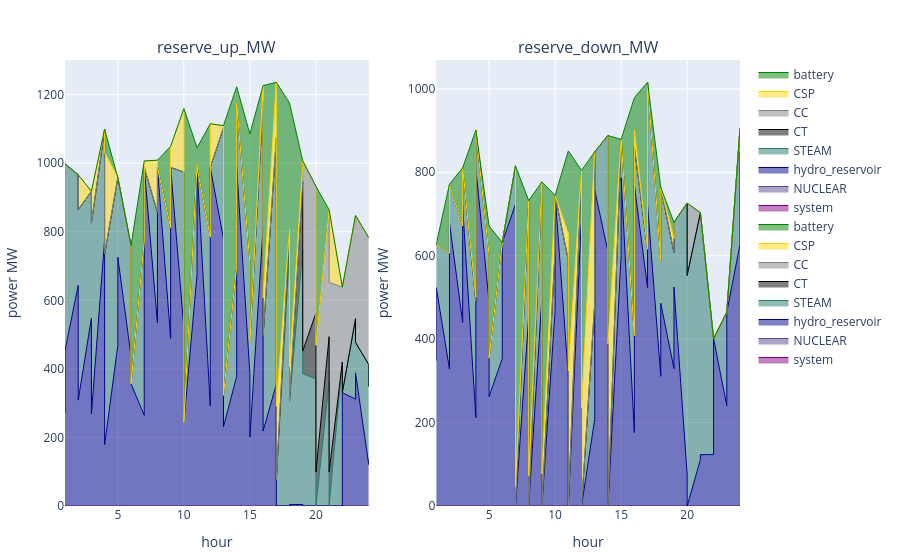

The notebook cell saved with this chart:
### Code cell
# p1 = plot_reserve_by_fieldy(reserve_uc_, :reserve_up_MW, :resource)
dissagregate_by_battery = false
if !dissagregate_by_battery
    p2 = plot_reserve(reserve_uc)
else
    p1 = plot_reserve_by_fieldy(s_uc.reserve[(s_uc.reserve.configuration .== config_1) .&  (s_uc.reserve.day .== day_) .&  (s_uc.reserve.resource .== "battery"),:], :reserve_up_MW, :r_id)
    p2 = plot_reserve_by_fieldy(s_uc.reserve[(s_uc.reserve.configuration .== config_1) .&  (s_uc.reserve.day .== day_) .&  (s_uc.reserve.resource .== "battery"),:], :reserve_down_MW, :r_id)
    [p1 p2]
end

### Figure 1 — Plotly figure (JSON) as saved in the notebook; plotly's stock layout.template omitted (floating-point values rounded to 4 significant figures)
{"data": [{"line": {"color": "purple", "shape": "line", "width": 1}, "mode": "lines", "name": "system", "stackgroup": 1, "type": "scatter", "x": [1, 2, 3, 4, 5, 6, 7, 8, 9, 10, 11, 12, 13, 14, 15, 16, 17, 18, 19, 20, 21, 22, 23, 24, 1, 2, 3, 4, 5, 6, 7, 8, 9, 10, 11, 12, 13, 14, 15, 16, 17, 18, 19, 20, 21, 22, 23, 24], "xaxis": "x1", "y": [null, null, null, null, null, null, null, null, null, null, null, null, null, null, null, null, null, null, null, null, null, null, null, null, null, null, null, null, null, null, null, null, null, null, null, null, null, null, null, null, null, null, null, null, null, null, null, null], "yaxis": "y1"}, {"line": {"color": "rgba(95, 70, 144, 1)", "shape": "line", "width": 1}, "mode": "lines", "name": "NUCLEAR", "stackgroup": 1, "type": "scatter", "x": [1, 2, 3, 4, 5, 6, 7, 8, 9, 10, 11, 12, 13, 14, 15, 16, 17, 18, 19, 20, 21, 22, 23, 24, 1, 2, 3, 4, 5, 6, 7, 8, 9, 10, 11, 12, 13, 14, 15, 16, 17, 18, 19, 20, 21, 22, 23, 24], "xaxis": "x1", "y": [0, 0, 0, 0, 0, 0, 0, 0, 0, 0, 0, 0, 0, 0, 0, 0, 0, 0, 0, 0, 0, 0, 0, 0, 0, 0, 0, 0, 0, 0, 0, 0, 0, 0, 0, 0, 0, 0, 0, 0, 0, 0, 0, 0, 0, 0, 0, 0], "yaxis": "y1"}, {"line": {"color": "darkblue", "shape": "line", "width": 1}, "mode": "lines", "name": "hydro_reservoir", "stackgroup": 1, "type": "scatter", "x": [1, 2, 3, 4, 5, 6, 7, 8, 9, 10, 11, 12, 13, 14, 15, 16, 17, 18, 19, 20, 21, 22, 23, 24, 1, 2, 3, 4, 5, 6, 7, 8, 9, 10, 11, 12, 13, 14, 15, 16, 17, 18, 19, 20, 21, 22, 23, 24], "xaxis": "x1", "y": [271.2, 643.3, 548.1, 776.1, 468, 437.0, 264.6, 534.0, 489.2, 520, 676, 292.2, 780, 378.0, 387.1, 812, 354.7, 0, 4.554, 0, 0, 0, 312, 120.4, 453.7, 308.9, 269.3, 179.2, 725.7, 356.4, 988, 988, 988, 243.4, 988, 988, 231.0, 988, 201.1, 218.7, 0, 3.992, 0, 0, 0, 330.3, 388.3, 138.5], "yaxis": "y1"}, {"line": {"color": "rgba(36, 121, 108, 1)", "shape": "line", "width": 1}, "mode": "lines", "name": "STEAM", "stackgroup": 1, "type": "scatter", "x": [1, 2, 3, 4, 5, 6, 7, 8, 9, 10, 11, 12, 13, 14, 15, 16, 17, 18, 19, 20, 21, 22, 23, 24, 1, 2, 3, 4, 5, 6, 7, 8, 9, 10, 11, 12, 13, 14, 15, 16, 17, 18, 19, 20, 21, 22, 23, 24], "xaxis": "x1", "y": [695.0, 323.0, 369.8, 323.0, 489.7, 323.0, 509.0, 323.0, 323.0, 454.2, 323.0, 492.2, 323.0, 323.0, 323.0, 368.4, 719.0, 743.0, 743.0, 371.0, 362.0, 420, 234.3, 292.2, 544.5, 556.0, 556.0, 556.0, 232.0, 0, 0, 0, 0, 0, 0, 0, 92.0, 184.0, 278.0, 278.0, 76.02, 302.0, 385.8, 0, 0, 0, 89.05, 210], "yaxis": "y1"}, {"line": {"color": "black", "shape": "line", "width": 1}, "mode": "lines", "name": "CT", "stackgroup": 1, "type": "scatter", "x": [1, 2, 3, 4, 5, 6, 7, 8, 9, 10, 11, 12, 13, 14, 15, 16, 17, 18, 19, 20, 21, 22, 23, 24, 1, 2, 3, 4, 5, 6, 7, 8, 9, 10, 11, 12, 13, 14, 15, 16, 17, 18, 19, 20, 21, 22, 23, 24], "xaxis": "x1", "y": [0, 0, 0, 0, 0, 0, 0, 0, 0, 0, 0, 0, 0, 0, 0, 0, 0, 66, 198, 191.7, 132, 0, 0, 0, 0, 0, 0, 0, 0, 0, 0, 0, 0, 0, 0, 0, 0, 0, 0, 0, 0, 0, 66, 99, 99, 0, 0, 0], "yaxis": "y1"}, {"line": {"color": "grey", "shape": "line", "width": 1}, "mode": "lines", "name": "CC", "stackgroup": 1, "type": "scatter", "x": [1, 2, 3, 4, 5, 6, 7, 8, 9, 10, 11, 12, 13, 14, 15, 16, 17, 18, 19, 20, 21, 22, 23, 24, 1, 2, 3, 4, 5, 6, 7, 8, 9, 10, 11, 12, 13, 14, 15, 16, 17, 18, 19, 20, 21, 22, 23, 24], "xaxis": "x1", "y": [0, 0, 0, 0, 0, 0, 0, 0, 0, 0, 0, 0, 0, 0, 0, 0, 0, 0, 0, 370.0, 370.0, 218.5, 301.0, 370.0, 0, 0, 0, 0, 0, 0, 0, 0, 0, 0, 0, 0, 0, 0, 0, 0, 0, 0, 555.0, 370.0, 553.8, 308.2, 370.0, 434.1], "yaxis": "y1"}, {"line": {"color": "gold", "shape": "line", "width": 1}, "mode": "lines", "name": "CSP", "stackgroup": 1, "type": "scatter", "x": [1, 2, 3, 4, 5, 6, 7, 8, 9, 10, 11, 12, 13, 14, 15, 16, 17, 18, 19, 20, 21, 22, 23, 24, 1, 2, 3, 4, 5, 6, 7, 8, 9, 10, 11, 12, 13, 14, 15, 16, 17, 18, 19, 20, 21, 22, 23, 24], "xaxis": "x1", "y": [0, 0, 0, 0, 0, 0, 0, 151.8, 0, 185.1, 0, 0, 6.4, 0, 0, 46.01, 162.3, 0, 48.38, 0, 0, 0, 0, 0, 0, 101.4, 92.5, 295.8, 0, 0, 18.62, 0, 61.15, 0, 0, 127.1, 0, 3.004, 0, 110.0, 214.6, 99.62, 0, 0, 211.3, 0, 0, 0], "yaxis": "y1"}, {"line": {"color": "green", "shape": "line", "width": 1}, "mode": "lines", "name": "battery", "stackgroup": 1, "type": "scatter", "x": [1, 2, 3, 4, 5, 6, 7, 8, 9, 10, 11, 12, 13, 14, 15, 16, 17, 18, 19, 20, 21, 22, 23, 24, 1, 2, 3, 4, 5, 6, 7, 8, 9, 10, 11, 12, 13, 14, 15, 16, 17, 18, 19, 20, 21, 22, 23, 24], "xaxis": "x1", "y": [31.93, 0, 0, 0, 0, 0, 233.0, 0, 236.9, 0, 46.0, 330.8, 0, 521.9, 375.2, 0, 0, 366.6, 12.89, 0, 0, 0, 0, 0, 0, 0, 0, 68.12, 0, 403.6, 0, 20.81, 0, 915.9, 57.0, 0, 786.4, 47.88, 606.2, 619.7, 945.4, 770, 0, 463.7, 0, 0, 0, 0], "yaxis": "y1"}, {"line": {"color": "purple", "shape": "line", "width": 1}, "mode": "lines", "name": "system", "stackgroup": 1, "type": "scatter", "x": [1, 2, 3, 4, 5, 6, 7, 8, 9, 10, 11, 12, 13, 14, 15, 16, 17, 18, 19, 20, 21, 22, 23, 24, 1, 2, 3, 4, 5, 6, 7, 8, 9, 10, 11, 12, 13, 14, 15, 16, 17, 18, 19, 20, 21, 22, 23, 24], "xaxis": "x2", "y": [null, null, null, null, null, null, null, null, null, null, null, null, null, null, null, null, null, null, null, null, null, null, null, null, null, null, null, null, null, null, null, null, null, null, null, null, null, null, null, null, null, null, null, null, null, null, null, null], "yaxis": "y2"}, {"line": {"color": "rgba(95, 70, 144, 1)", "shape": "line", "width": 1}, "mode": "lines", "name": "NUCLEAR", "stackgroup": 1, "type": "scatter", "x": [1, 2, 3, 4, 5, 6, 7, 8, 9, 10, 11, 12, 13, 14, 15, 16, 17, 18, 19, 20, 21, 22, 23, 24, 1, 2, 3, 4, 5, 6, 7, 8, 9, 10, 11, 12, 13, 14, 15, 16, 17, 18, 19, 20, 21, 22, 23, 24], "xaxis": "x2", "y": [0, 0, 0, 0, 0, 0, 0, 0, 0, 0, 0, 0, 0, 0, 0, 0, 0, 0, 0, 0, 0, 0, 0, 0, 0, 0, 0, 0, 0, 0, 0, 0, 0, 0, 0, 0, 0, 0, 0, 0, 0, 0, 0, 0, 0, 0, 0, 0], "yaxis": "y2"}, {"line": {"color": "darkblue", "shape": "line", "width": 1}, "mode": "lines", "name": "hydro_reservoir", "stackgroup": 1, "type": "scatter", "x": [1, 2, 3, 4, 5, 6, 7, 8, 9, 10, 11, 12, 13, 14, 15, 16, 17, 18, 19, 20, 21, 22, 23, 24, 1, 2, 3, 4, 5, 6, 7, 8, 9, 10, 11, 12, 13, 14, 15, 16, 17, 18, 19, 20, 21, 22, 23, 24], "xaxis": "x2", "y": [348.5, 328.6, 439.9, 211.9, 489.6, 353.6, 723.4, 454.0, 498.8, 468, 312, 695.8, 208, 610.0, 600.9, 176, 523.7, 310.9, 329.4, 76.06, 111.0, 123.0, 240.6, 626.9, 523.8, 679.1, 718.7, 808.8, 262.3, 631.6, 0, 0, 0, 744.6, 0, 0, 757.0, 0, 786.9, 769.3, 721.7, 485.8, 524.7, 0, 123.2, 401.0, 464.4, 849.5], "yaxis": "y2"}, {"line": {"color": "rgba(36, 121, 108, 1)", "shape": "line", "width": 1}, "mode": "lines", "name": "STEAM", "stackgroup": 1, "type": "scatter", "x": [1, 2, 3, 4, 5, 6, 7, 8, 9, 10, 11, 12, 13, 14, 15, 16, 17, 18, 19, 20, 21, 22, 23, 24, 1, 2, 3, 4, 5, 6, 7, 8, 9, 10, 11, 12, 13, 14, 15, 16, 17, 18, 19, 20, 21, 22, 23, 24], "xaxis": "x2", "y": [278.0, 278.0, 231.2, 278.0, 111.3, 278.0, 92.0, 278.0, 278.0, 146.8, 278.0, 108.8, 278.0, 278.0, 278.0, 232.6, 92.0, 278.0, 278.0, 650.0, 592.1, 278.0, 223.8, 278.0, 103.5, 92.0, 92.0, 92.0, 92.0, 0, 0, 0, 0, 0, 0, 0, 92.0, 0, 92.0, 92.0, 294.0, 278.0, 155.0, 552.4, 580.0, 0, 0, 55.45], "yaxis": "y2"}, {"line": {"color": "black", "shape": "line", "width": 1}, "mode": "lines", "name": "CT", "stackgroup": 1, "type": "scatter", "x": [1, 2, 3, 4, 5, 6, 7, 8, 9, 10, 11, 12, 13, 14, 15, 16, 17, 18, 19, 20, 21, 22, 23, 24, 1, 2, 3, 4, 5, 6, 7, 8, 9, 10, 11, 12, 13, 14, 15, 16, 17, 18, 19, 20, 21, 22, 23, 24], "xaxis": "x2", "y": [0, 0, 0, 0, 0, 0, 0, 0, 0, 0, 0, 0, 0, 0, 0, 0, 0, 0, 0, 0, 0, 0, 0, 0, 0, 0, 0, 0, 0, 0, 0, 0, 0, 0, 0, 0, 0, 0, 0, 0, 0, 0, 0, 0, 0, 0, 0, 0], "yaxis": "y2"}, {"line": {"color": "grey", "shape": "line", "width": 1}, "mode": "lines", "name": "CC", "stackgroup": 1, "type": "scatter", "x": [1, 2, 3, 4, 5, 6, 7, 8, 9, 10, 11, 12, 13, 14, 15, 16, 17, 18, 19, 20, 21, 22, 23, 24, 1, 2, 3, 4, 5, 6, 7, 8, 9, 10, 11, 12, 13, 14, 15, 16, 17, 18, 19, 20, 21, 22, 23, 24], "xaxis": "x2", "y": [0, 0, 0, 0, 0, 0, 0, 0, 0, 0, 0, 0, 0, 0, 0, 0, 0, 0, 0, 0, 0, 0, 0, 0, 0, 0, 0, 0, 0, 0, 0, 0, 0, 0, 0, 0, 0, 0, 0, 0, 0, 0, 0, 173.7, 0, 0, 0, 0], "yaxis": "y2"}, {"line": {"color": "gold", "shape": "line", "width": 1}, "mode": "lines", "name": "CSP", "stackgroup": 1, "type": "scatter", "x": [1, 2, 3, 4, 5, 6, 7, 8, 9, 10, 11, 12, 13, 14, 15, 16, 17, 18, 19, 20, 21, 22, 23, 24, 1, 2, 3, 4, 5, 6, 7, 8, 9, 10, 11, 12, 13, 14, 15, 16, 17, 18, 19, 20, 21, 22, 23, 24], "xaxis": "x2", "y": [0, 0, 0, 10.9, 0, 0, 0, 0, 0, 129.8, 62.72, 0, 363.0, 0, 0, 0, 0, 0, 33.59, 0, 0, 0, 0, 0, 0, 0, 0, 0, 0, 0, 45.35, 72.45, 76.8, 0, 323.4, 234.6, 0, 388.0, 0, 39.93, 0, 0, 0, 0, 1.137e-13, 0, 0, 0], "yaxis": "y2"}, {"line": {"color": "green", "shape": "line", "width": 1}, "mode": "lines", "name": "battery", "stackgroup": 1, "type": "scatter", "x": [1, 2, 3, 4, 5, 6, 7, 8, 9, 10, 11, 12, 13, 14, 15, 16, 17, 18, 19, 20, 21, 22, 23, 24, 1, 2, 3, 4, 5, 6, 7, 8, 9, 10, 11, 12, 13, 14, 15, 16, 17, 18, 19, 20, 21, 22, 23, 24], "xaxis": "x2", "y": [0.8526, 164.5, 139.5, 400, 70.29, 0, 0, 0, 0, 0, 198.5, 0, 0, 0, 0, 570, 400, 174.9, 38.74, 0, 0, 0, 0, 0, 0, 0, 0, 0, 316.9, 0, 770, 659.5, 700, 0, 527.8, 570, 0, 500, 0, 77.37, 0, 0, 0, 0, 0, 0, 0, 0], "yaxis": "y2"}], "layout": {"annotations": [{"font": {"size": 16}, "showarrow": false, "text": "reserve_up_MW", "x": 0.225, "xanchor": "center", "xref": "paper", "y": 1, "yanchor": "bottom", "yref": "paper"}, {"font": {"size": 16}, "showarrow": false, "text": "reserve_down_MW", "x": 0.775, "xanchor": "center", "xref": "paper", "y": 1, "yanchor": "bottom", "yref": "paper"}], "margin": {"b": 50, "l": 50, "r": 50, "t": 60}, "xaxis1": {"anchor": "y1", "domain": [0, 0.45], "title": {"text": "hour"}}, "xaxis2": {"anchor": "y2", "domain": [0.55, 1], "title": {"text": "hour"}}, "yaxis1": {"anchor": "x1", "domain": [0, 1], "title": {"text": "power MW"}}, "yaxis2": {"anchor": "x2", "domain": [0, 1], "title": {"text": "power MW"}}}}
